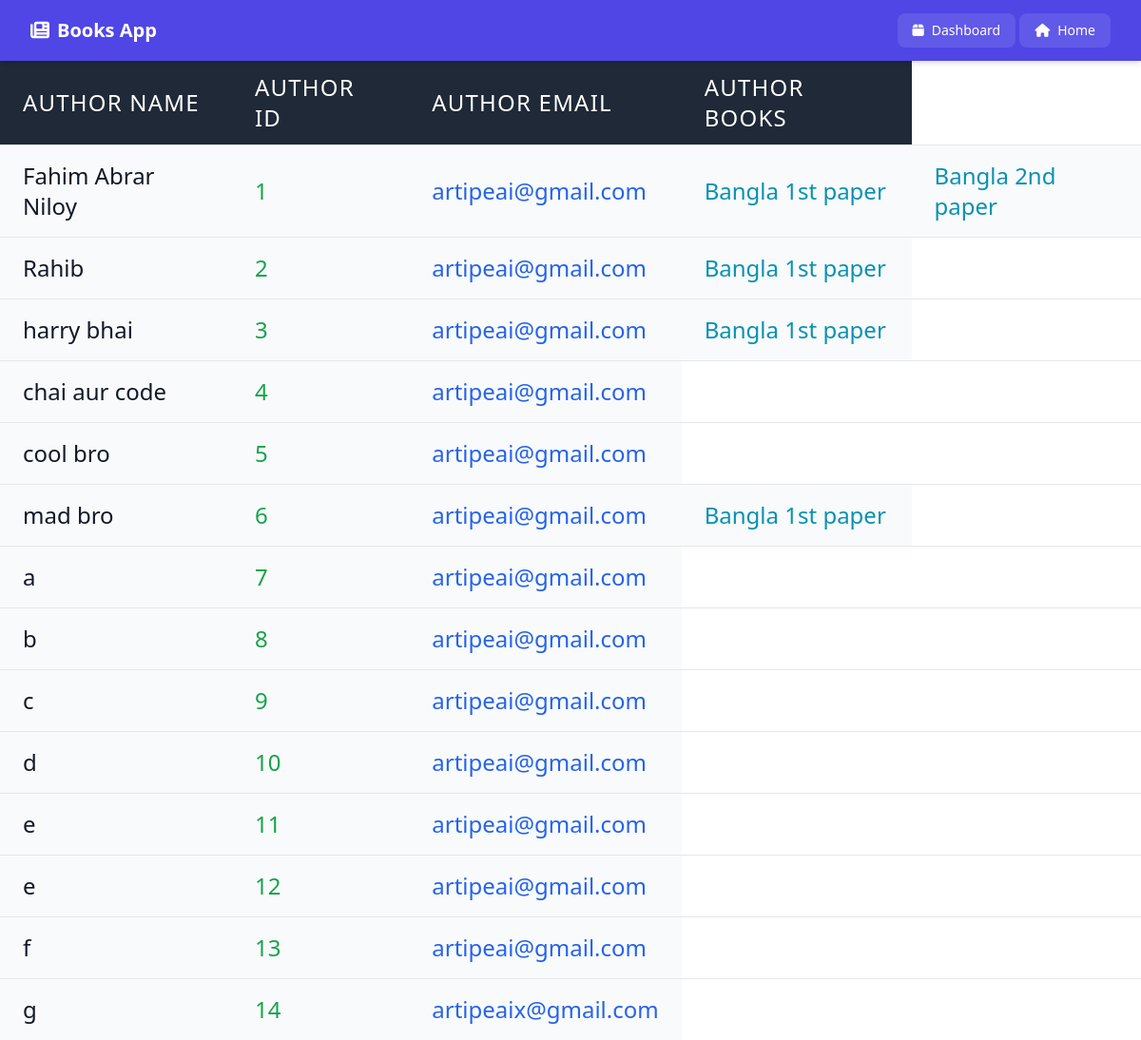
/books/all_authors/, run on the app's committed database.
### my_apps/book_app/models.py (models this page shows, shortened)
class Author(models.Model):
    name = models.CharField(max_length=100, blank=False)
    contact = models.EmailField(blank=False)

class Book(models.Model):
     name = models.CharField(max_length=100, blank=False)
     category = models.CharField(max_length=100, blank=False)
     language = models.CharField(max_length=50, blank=False)
     edition = models.IntegerField()
     author = models.ManyToManyField(
         Author, related_name="authors"
     )

### my_apps/book_app/views.py (the view)
# urls.py: path('all_authors/',views.show_all_authors, name='showing-all-authors' ),
def show_all_authors(request):
    authors = Author.objects.all()
    context = {
        "authors":authors,
    }
    return render(request, 'books_app/filtering_queries/all_authors.html', context)

### templates/books_app/filtering_queries/all_authors.html (shortened to what this page needs)
{%extends 'books_app/base.html'%}
{%block main%}
<div class="overflow-x-auto">
  <table class="min-w-full divide-y divide-gray-200 bg-white shadow-sm">
    <thead class="bg-gray-800">
      <tr>
        <th scope="col" class="px-6 py-3 text-left text-2xl font-medium uppercase tracking-wider text-white">
          Author Name
        </th>
         <th scope="col" class="px-6 py-3 text-left text-2xl font-medium uppercase tracking-wider text-white">
          Author ID
        </th>
           <th scope="col" class="px-6 py-3 text-left text-2xl font-medium uppercase tracking-wider text-white">
          Author email
        </th>
           <th scope="col" class="px-6 py-3 text-left text-2xl font-medium uppercase tracking-wider text-white">
          Author books
        </th>
      </tr>
    </thead>
    <tbody class="divide-y divide-gray-200">
      {% for author in authors %}
      <tr class="bg-gray-50 hover:bg-gray-100">
        <td class="px-6 py-4 text-2xl text-gray-900">{{ author.name }}</td>
        <td class="px-6 py-4 text-2xl text-green-600">{{ author.id }}</td>
        <td class="px-6 py-4 text-2xl text-blue-600">{{ author.contact }}</td>
        {%for book in author.authors.all%}
        <td class="px-6 py-4 text-2xl text-cyan-600">{{book.name }}</td>
         {% endfor %}
      </tr>
      {% endfor %}
    </tbody>
  </table>
</div>
{%endblock%}

### data on the page
Author: name "Fahim Abrar Niloy", id "1", contact "artipeai@gmail.com"
Book: name "Bangla 1st paper"
Book: name "Bangla 2nd paper"
Author: name "Rahib", id "2", contact "artipeai@gmail.com"
Author: name "harry bhai", id "3", contact "artipeai@gmail.com"
Author: name "chai aur code", id "4", contact "artipeai@gmail.com"
Author: name "cool bro", id "5", contact "artipeai@gmail.com"
Author: name "mad bro", id "6", contact "artipeai@gmail.com"
Author: name "a", id "7", contact "artipeai@gmail.com"
Author: name "b", id "8", contact "artipeai@gmail.com"
Author: name "c", id "9", contact "artipeai@gmail.com"
Author: name "d", id "10", contact "artipeai@gmail.com"
Author: name "e", id "11", contact "artipeai@gmail.com"
Author: name "e", id "12", contact "artipeai@gmail.com"
Author: name "f", id "13", contact "artipeai@gmail.com"
Author: name "g", id "14", contact "artipeaix@gmail.com"
